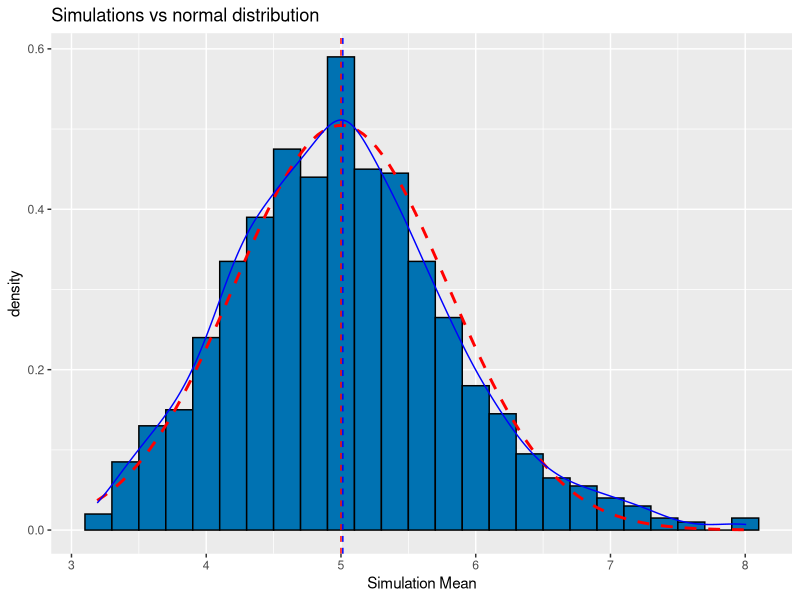

Generate this figure with R:
## ---- chunk 1
knitr::opts_chunk$set(echo = TRUE)
## ---- chunk 2
ECHO=TRUE
set.seed(125)
lambda = 0.2
exponentials = 40
## ---- chunk 3
simMeans = NULL
for (i in 1 : 1000) simMeans = c(simMeans, mean(rexp(exponentials, lambda)))
## ---- chunk 4
mean(simMeans)
## ---- chunk 5
lambda^-1
theoretical.mean<-lambda^-1
## ---- chunk 6
abs(mean(simMeans)-lambda^-1)
## ---- chunk 7
abs((((mean(simMeans)-(lambda^-1))/(mean(simMeans)))*100))
## ---- chunk 8
var(simMeans)
## ---- chunk 9
(lambda * sqrt(exponentials))^-2
## ---- chunk 10
abs(var(simMeans)-(lambda * sqrt(exponentials))^-2)
## ---- chunk 11
abs((((var(simMeans)-(lambda * sqrt(exponentials))^-2))/(var(simMeans)))*100)
## ---- chunk 12
library(ggplot2)
dist<-ggplot(data.frame(y=simMeans), aes(x=y)) + 
  geom_histogram(aes(y=..density..), binwidth=0.2, fill="#0072B2", 
                 color="black") +
  stat_function(fun = dnorm, color = "red", linetype = "dashed", size = 1, 
                  args = list(mean = lambda^-1, sd=(lambda*sqrt(exponentials))^-1), 
                size=2) +
  geom_vline(xintercept=mean(simMeans), colour="blue", linetype="dashed") +   
geom_vline(xintercept=theoretical.mean, colour="red", linetype="dashed") +
  geom_density(alpha=.2, color = "blue") +
  
  labs(title="Simulations vs normal distribution", x="Simulation Mean")
dist
